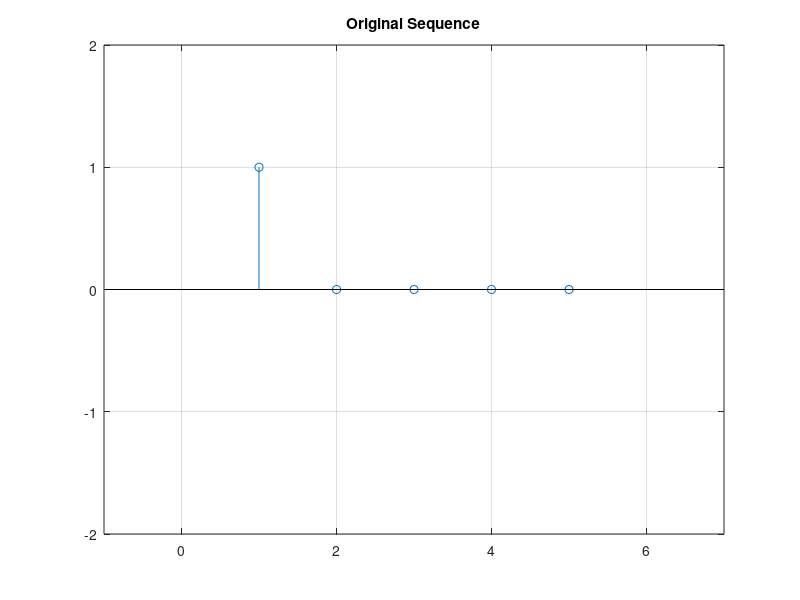
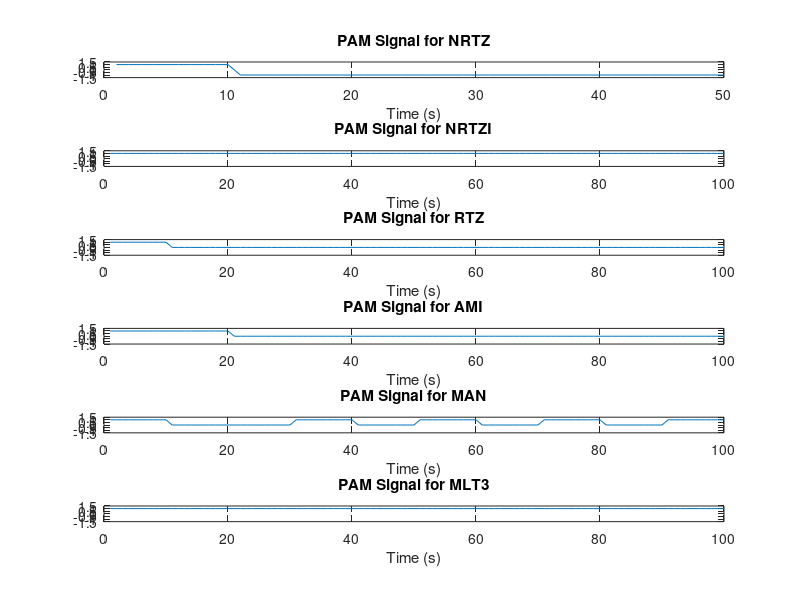

MATLAB code to generate these figures, in order: (Note: this script raises an error after producing the figures.)
clear; close all; clc;

% Parameters
nBits = 5;   % number of bits
Ts = 1e-3;       % symbol period
T = nBits*Ts;    % total time
t = 0:Ts:T-Ts;   % time vector

% Generate random bits
bits = randi([0 1],1, nBits);
%plot original binary sequence
figure;
stem(bits);xlim([-1 nBits+2]);ylim([-2 2]);title('Original Sequence');
grid on;

% Define pulse shape
pulse_width = 10;  % Width of square pulse in samples
pulse_shape = ones(1, pulse_width);  % Square pulse

% Modulate using different line codes
%%%%%% non-return to zero (NRZ)
nrtz = bits.*2-1;                         

%%%%%%% NRTI
nrzi = zeros(1, length(bits)*2);

%%%%%%% RTZ
rtz = zeros(1, length(bits)*2);
% Set initial signal level to positive
signal_level = -1;

%%%%%%% AMI
pulse = -1;
ami = zeros(1, 2*length(bits)); % Initialize the AMI output vector with zeros
j = 1; % Index variable for the AMI output vector

%%%%%%% MAN 
MAN = zeros(1, length(bits)*2);


%%%%% MLT3
% define the three signal levels
levels = [-1 0 1 0];

% initialize the MLT-3 encoded signal
mlt = zeros(1, 2*length(bits));

% initialize the current signal level of MLT3
current_level = 2;

for i = 1:length(bits)
    
    % Loop through binary data and encode using NRZI
    if bits(i) == 0
        % No transition, keep same signal level
        nrzi(j:j+1) = signal_level;
    else
        % Transition, invert signal level
        signal_level = -signal_level;
        nrzi(j:j+1) = signal_level;
    end
    
    % Modulate using RTZ line code
    if bits(i) == 1
        rtz(2*i-1) = 1;
    else
        rtz(2*i-1) = 0;
    end
    
    % Modulate using AMI (Alternate Mark Inversion) line code
    if bits(i) == 1
        if pulse == -1
            ami(j:j+1) = 1;     
        else
            ami(j:j+1) = -1;
        end
        pulse = -pulse; % Toggle the pulse
    end
    
    % Modulate using Manchester line code
    if bits(i) == 1
        MAN(2*i-1) = 1;
    else
        MAN(2*i) = 1;
    end
    
    % Modulate using MLT3 line code
    % if the current bit is 0, the signal level remains the same
    if bits(i) == 0
        mlt(j:j+1) = levels(current_level);
    % if the current bit is 1, the signal level changes to the next available level
    else
        % change the signal level
        current_level = mod(current_level, 4) + 1;
        % set the new signal level for the current bit
        mlt(j:j+1) = levels(current_level);
    end
     j = j + 2; % Increment the index variable by 2 for each bit
end

% Signals to PAM signals To make plotting like Square waves
signals = {nrtz, nrzi, rtz, ami, MAN, mlt};
signals_names = {'NRTZ', 'NRTZI', 'RTZ', 'AMI', 'MAN', 'MLT3'};
pam_signals = cell(size(signals));

for k = 1:numel(signals)
    signal = signals{k};
    pam_signal = zeros(1, length(signal*pulse_width));
    for i = 1:length(signal)
        start_idx = (i-1)*pulse_width+1;
        end_idx = start_idx+pulse_width-1;
        pam_signal(start_idx:end_idx) = signal(i) * pulse_shape;
    end
    pam_signals{k} = pam_signal;
end

% plotting signals
figure;
for k = 1:numel(pam_signals)
    subplot(numel(pam_signals), 1, k);
    plot(pam_signals{k});
    axis([0 length(pam_signals{k}) -1.5 1.5]); ylim([-1.5 1.5]);
    title(sprintf('PAM Signal for %s', upper(signals_names{k})));
    xlabel('Time (s)');
end

% Calculate power spectral density
[P_nrtz, f_nrtz] = periodogram(nrtz,[],[],1/Ts,'centered');
[P_nrzi, f_nrzi] = periodogram(nrzi,[],[],1/Ts,'centered');
[P_rtz, f_rtz] = periodogram(rtz,[],[],1/Ts,'centered');
[P_ami, f_ami] = periodogram(ami,[],[],1/Ts,'centered');
[P_manchester, f_manchester] = periodogram(MAN,[],[],1/Ts,'centered');
[P_mlt, f_mlt] = periodogram(mlt,[],[],1/Ts,'centered');

% Plot power spectral density
figure;
subplot(6,1,1); plot(f_nrtz,10*log10(P_nrtz)); title('Non-return to zero');
subplot(6,1,2); plot(f_nrzi,10*log10(P_nrzi)); title('Non-return to zero inverted');
subplot(6,1,3); plot(f_rtz,10*log10(P_rtz)); title('Return to zero');
subplot(6,1,4); plot(f_ami,10*log10(P_ami)); title('Alternate mark inversion');
subplot(6,1,5); plot(f_manchester,10*log10(P_manchester)); title('Manchester coding');
subplot(6,1,6); plot(f_mlt,10*log10(P_mlt)); title('Multi-level transmission');
xlabel('Frequency (Hz)');
ylabel('Power spectral density (dB/Hz)');
